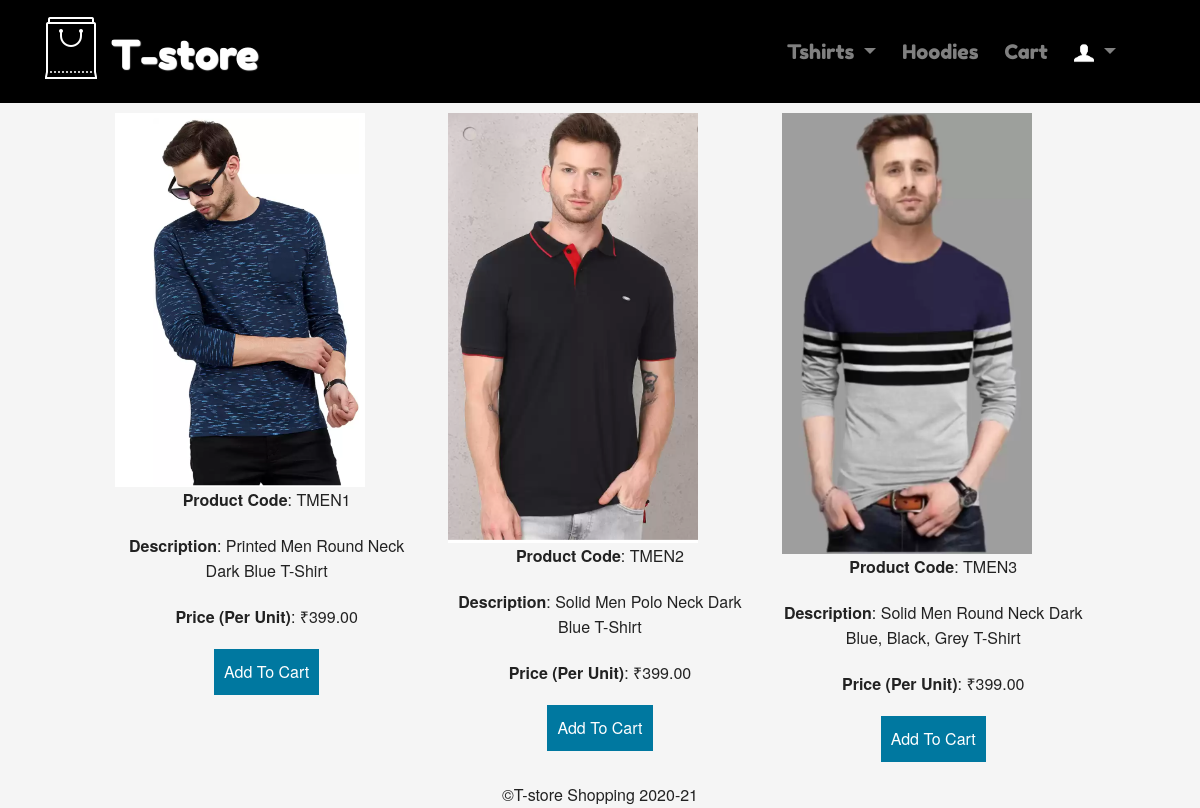
Page /tshirt-men.php on the committed database.
### tables this page shows
CREATE TABLE `products` (
  `id` int(11) NOT NULL,
  `category` varchar(255) NOT NULL,
  `product_code` varchar(255) NOT NULL,
  `product_name` varchar(255) NOT NULL,
  `img_name` varchar(60) NOT NULL,
  `qty` int(11) NOT NULL,
  `price` decimal(10,2) NOT NULL,
  `description` tinytext NOT NULL
);

### config.php (called while the page is built, shortened)
<?php
$currency = '₹';
?>

### tshirt-men.php (the view, shortened to what this page needs)
<?php
include 'config.php';
?>
<!DOCTYPE html>
<html class="no-js">
<head>
  <link rel="stylesheet" href="css/bootstrap.min.css">
  <link rel="stylesheet" href="css/foundation.css" />
  <link rel="stylesheet" type="text/css" href="style.css">
  <link rel="stylesheet" href="https://cdnjs.cloudflare.com/ajax/libs/font-awesome/4.7.0/css/font-awesome.min.css">
</head>
<body>
<header>
  <nav id="header-nav" class="navbar navbar-expand-lg  navbar-dark bg-black">
    <div class="container">
      <div class="navbar-header">
        <a href="index.php" class="pull-left visible-md visible-lg" alt="logo">
        <div><img src="images/logo.png"></div></a>
          <div class="navbar-brand">
            <a href="index.php"><h1>T-store</h1></a>
          </div>
        </div>
    </div>
      <div class="collapse navbar-collapse" id="navbarSupportedContent">
    <ul class="navbar-nav">
      <li class="nav-item dropdown">
        <a class="nav-link dropdown-toggle" href="#" id="navbarDropdown" role="button" data-toggle="dropdown" aria-haspopup="true" aria-expanded="false">
          Tshirts
        </a>
      </li>
      <li class="nav-item">
        <a class="nav-link" href="hoodies.php">Hoodies</a>
      </li>
      <li class="nav-item">
        <a class="nav-link" href="cart.php">Cart</a>
      </li>
       <li class="nav-item dropdown">
        <a class="nav-link dropdown-toggle" href="#" id="navbarDropdown" role="button" data-toggle="dropdown" aria-haspopup="true" aria-expanded="false">
          <img src="images/user1.png" height="20px" width="20px">
        </a>
      </li>
    </ul>
    </div>
  </nav>
</header>
    <div class="row" style="margin-top:10px;">
      <div class="small-12">
        <?php
          $result = $mysqli->query('SELECT * FROM products WHERE category like "men"');
          if($result){
            while($obj = $result->fetch_object()) {
              echo '<div class=" large-4 col-lg-4 col-md-6">';
              echo '<img src="images/'.$obj->img_name.'"/height="300 px" width="250" text-align="center">';
              echo '<p style="text-align:center;"><strong>Product Code</strong>: '.$obj->product_code.'</p>';
              echo '<p style="text-align:center;"><strong>Description</strong>: '.$obj->description.'</p>';
              echo '<p style="text-align:center;"><strong>Price (Per Unit)</strong>: '.$currency.$obj->price.'</p>';
              if($obj->qty > 0){
                echo '<p style="text-align:center;"><a href="update-cart.php?action=add&id='.$obj->id.'"><input type="submit" value="Add To Cart" style="clear:both; background: #0078A0; border: none; color: #fff; font-size: 1em; padding: 10px;" /></a></p>';
              }
              else {
                echo 'Out Of Stock!';
              }
              echo '</div>';
            }
          }
          echo '</div>';
          echo '</div>';
          ?>
<footer>
  <p style="text-align: center">&copy;T-store Shopping 2020-21</p>
</footer>
</body>
</html>

### style.css (style rules this page uses)
body { background-color: #F5F5F5; width: 100%; }
#header-nav { background-color: black; border-radius: 0; border: 0; }
.container { width: 100%; }
.navbar-brand { padding-top: 15px; }
.navbar-brand h1 { font-family: 'Fredoka One', cursive; text-shadow: 1px 1px 1px #fff; font-size: 2em; color: white; top: 18px; left: 5px; }
.navbar-nav { font-family: 'Fredoka One', cursive; color: white; font-size: 20px; float: right; padding-right: 75px; }
.nav-item { padding-left: 5px; padding-right: 5px; }
@media (min-width: 1200px) { .col-lg-1, .col-lg-2, .col-lg-3, .col-lg-4, .col-lg-5, .col-lg-6, .col-lg-7, .col-lg-8, .col-lg-9, .col-lg-10, .col-lg-11, .col-lg-12 { float: left; } }
@media (min-width: 1200px) { .col-lg-4 { width: 33.33%; } }

### rows in the picture
products: img_name (picture), product_code "TMEN1", description "Printed Men Round Neck Dark Blue T-Shirt", price "399.00"
products: img_name (picture), product_code "TMEN2", description "Solid Men Polo Neck Dark Blue T-Shirt", price "399.00"
products: img_name (picture), product_code "TMEN3", description "Solid Men Round Neck Dark Blue, Black, Grey T-Shirt", price "399.00"
